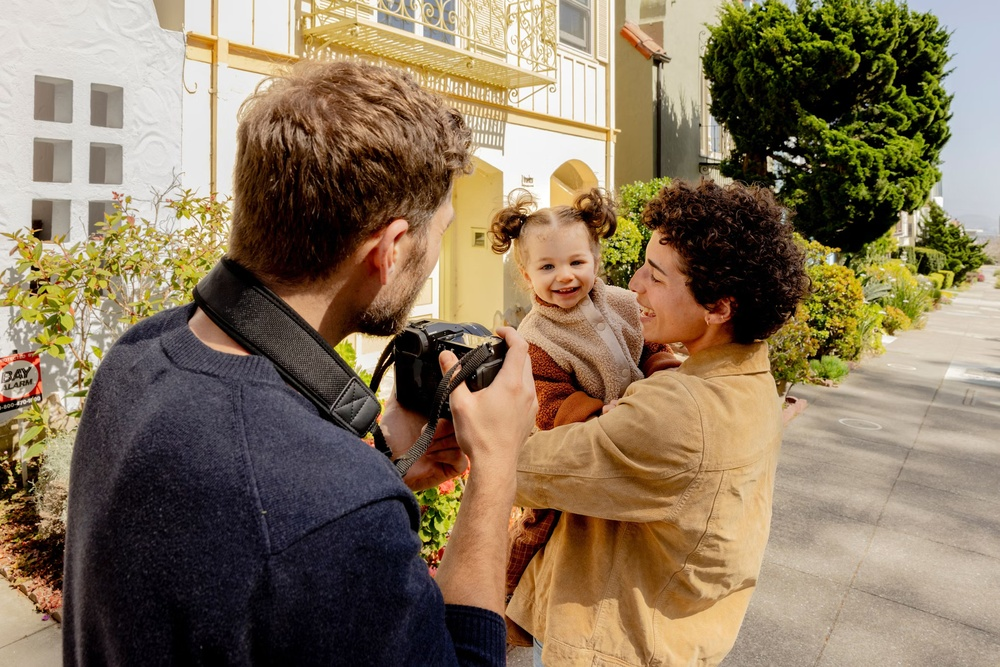
#> input picture lesson 10/example_edge.jpg, 1000 x 667 px, shrunk from 2070 x 1381 before the run, found by its file name
$ python index.py   (older library calls are emulated)
#> lines starting #> are read from the running program, lines starting #| are printed output that depends on the picture
import cv2
import matplotlib.pyplot as plt
def show_image(title, img):
    plt.imshow(img,cmap="gray")
    plt.title(title)
    plt.axis("off")
    plt.show()
image  = cv2.imread("lesson 10/example_edge.jpg")
#> image is the input picture: shape (667, 1000, 3); mean B, G, R 92.9, 117.6, 135.7
gray = cv2.cvtColor(image,cv2.COLOR_BGR2GRAY)
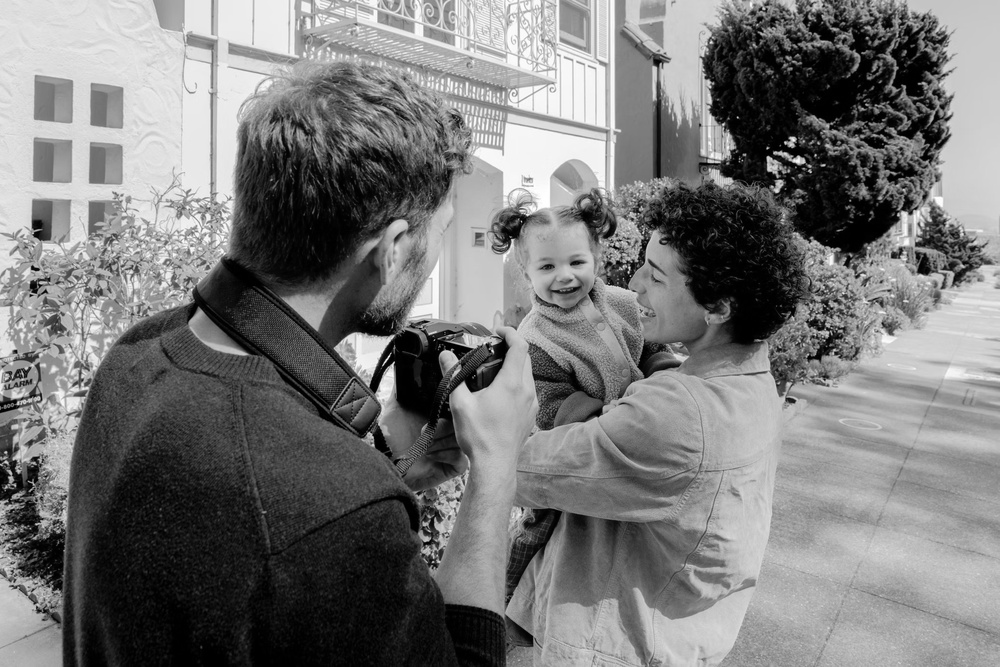
#> gray: shape (667, 1000); min 0, max 255, mean 120.2
show_image("original image",gray)
print("choose an option :")
print("1 - sobel edge")
print("2 - canny edge")
print("3 - blur image")
print("4 - exit")
while True:
#> (the run stopped early here; a loop or call above may not have finished)
